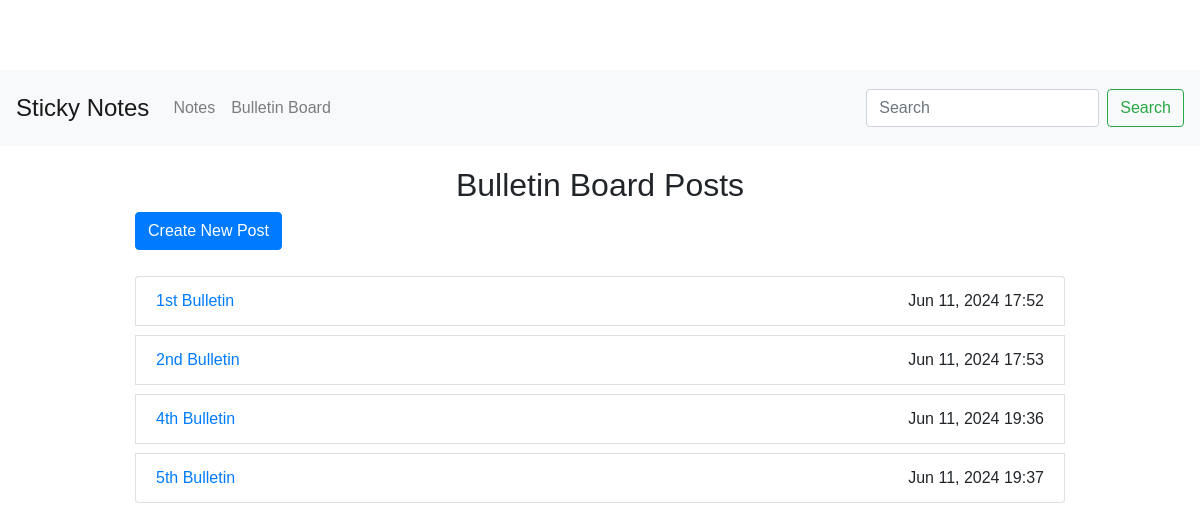
The app's page /bulletin/ with its own data.
### notes/models.py (models this page shows, shortened)
class BulletinBoardPost(models.Model):
    title = models.CharField(max_length=100)
    content = models.TextField()
    created_at = models.DateTimeField(auto_now_add=True)

### notes/views.py (the view)
# urls.py: path('bulletin/', views.bulletin_board_post_list, name='bulletin_board_post_list'),
def bulletin_board_post_list(request):
    posts = BulletinBoardPost.objects.all()
    return render(request, 'notes/bulletin_board_post_list.html', {'posts': posts})

### notes/templates/notes/bulletin_board_post_list.html (shortened to what this page needs)
{% extends 'base.html' %}
{% block content %}
<h2>Bulletin Board Posts</h2>
<a href="{% url 'bulletin_board_post_create' %}" class="btn btn-primary mb-3">Create New Post</a>
<ul class="list-group">
    {% for post in posts %}
        <li class="list-group-item">
            <a href="{% url 'bulletin_board_post_detail' post.pk %}">{{ post.title }}</a>
            <span class="float-right">{{ post.created_at|date:"M d, Y H:i" }}</span>
        </li>
    {% endfor %}
</ul>
{% endblock %}

### notes/static/css/styles.css (style rules this page uses)
body { font-family: Arial, sans-serif; }
h1, h2 { text-align: center; }
ul { list-style-type: none; }
li { margin: 10px 0; }
body { padding-top: 70px; }

### records on screen
BulletinBoardPost: title "1st Bulletin", created_at "Jun 11, 2024 17:52"
BulletinBoardPost: title "2nd Bulletin", created_at "Jun 11, 2024 17:53"
BulletinBoardPost: title "4th Bulletin", created_at "Jun 11, 2024 19:36"
BulletinBoardPost: title "5th Bulletin", created_at "Jun 11, 2024 19:37"
